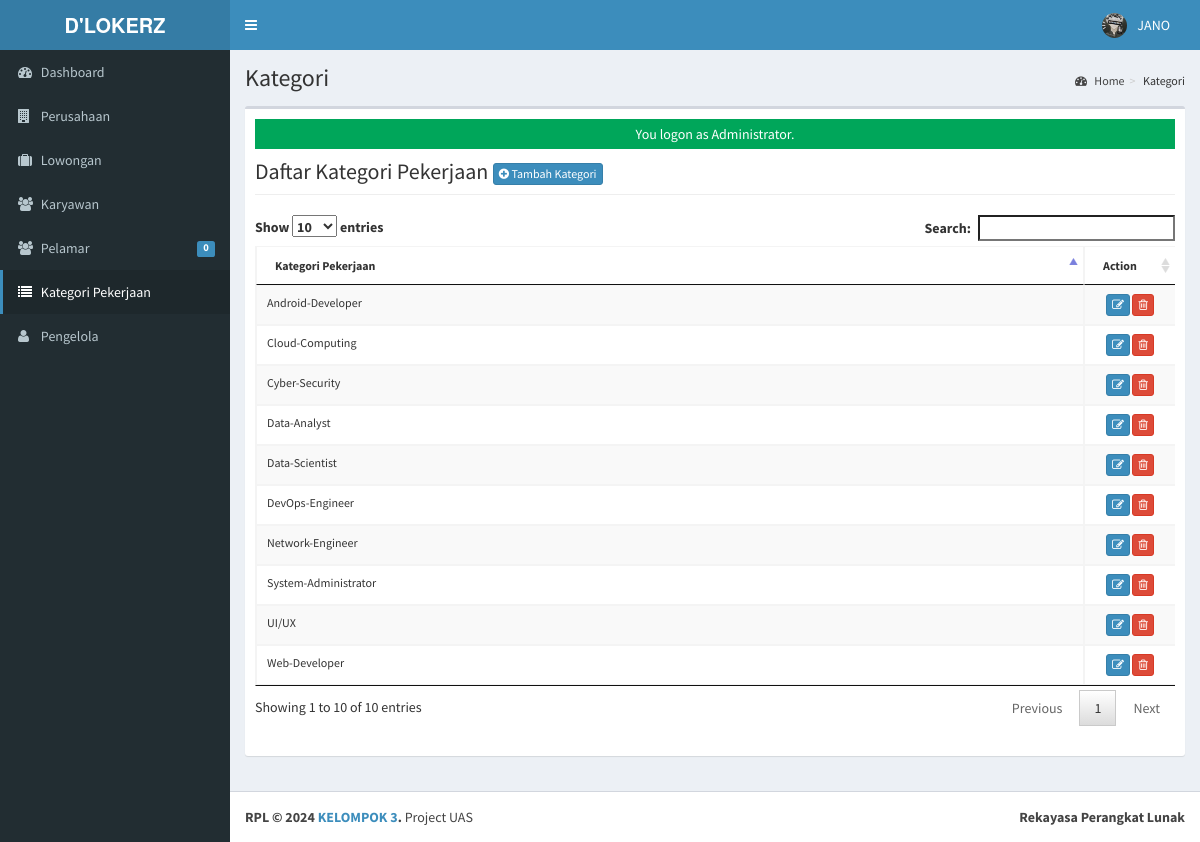
Screenshot of /admin/category/index.php (signed in) with the database file from the repository.
### tables this page shows
CREATE TABLE `tblusers` (
  `USERID` varchar(30) NOT NULL,
  `FULLNAME` varchar(40) NOT NULL,
  `USERNAME` varchar(90) NOT NULL,
  `PASS` varchar(90) NOT NULL,
  `ROLE` varchar(30) NOT NULL,
  `PICLOCATION` varchar(255) NOT NULL
);

CREATE TABLE `tblcategory` (
  `CATEGORYID` int(11) NOT NULL,
  `CATEGORY` varchar(90) NOT NULL
);

### admin/category/index.php (called while the page is built, shortened)
<?php
require_once("../../include/initialize.php");
$title="Kategori";
require_once ("../theme/templates.php");
?>

### include/database.php (called while the page is built, shortened)
<?php
class Database {
	var $sql_string = '';
	private $conn;
	public function open_connection() {
		$this->conn = mysqli_connect(server,user,pass);
		if(!$this->conn){
			echo "Problem in database connection! Contact administrator!";
			exit();
		}else{
			$db_select = mysqli_select_db($this->conn,database_name);
		}
	}
	function setQuery($sql='') {
		$this->sql_string=$sql;
	}
	function executeQuery() {
		$result = mysqli_query($this->conn,$this->sql_string);
		return $result;
	}
	private function confirm_query($result) {
		return $result;
	}
	function loadResultList( $key='' ) {
		$cur = $this->executeQuery();
		$array = array();
		while ($row = mysqli_fetch_object($cur)) {
			if ($key) {
				$array[$row->$key] = $row;
			} else {
				$array[] = $row;
			}
		}
		return $array;
	}
	function loadSingleResult() {
		$cur = $this->executeQuery();
		while ($row = mysqli_fetch_object($cur)) {
		return $data = $row;
		}
	}
}
$mydb = new Database();
?>

### include/accounts.php (called while the page is built, shortened)
<?php
require_once(LIB_PATH.DS.'database.php');
class User {
	protected static  $tblname = "tblusers";
	function single_user($id=""){
			global $mydb;
			$mydb->setQuery("SELECT * FROM ".self::$tblname."
				Where USERID= '{$id}' LIMIT 1");
			$cur = $mydb->loadSingleResult();
			return $cur;
	}
}
?>

### include/function.php (called while the page is built, shortened)
<?php
function currentpage(){
		$this_page = $_SERVER['SCRIPT_NAME'];
	    $bits = explode('/',$this_page);
		 return $bits[3];
	}
		?>

### admin/category/list.php (the view, shortened to what this page needs)
<div class="row">
      	 <div class="col-lg-12">
           <h1 class="page-header">Daftar Kategori Pekerjaan  <a href="index.php?view=add" class="btn btn-primary btn-xs  ">  <i class="fa fa-plus-circle fw-fa"></i> Tambah Kategori</a>  </h1>
      		</div>
  		 </div>
 		    <form action="controller.php?action=delete" Method="POST">
		     <div class="table-responsive">
			<table id="dash-table" class="table table-striped table-bordered table-hover"  style="font-size:12px" cellspacing="0">
			  <thead>
			  	<tr>
			  		<th>
			  		 Kategori Pekerjaan</th>
			  		 <th width="10%" align="center">Action</th>
			  	</tr>
			  </thead>
			  <tbody>
			  	<?php
			  		$mydb->setQuery("SELECT * FROM `tblcategory`");
			  		$cur = $mydb->loadResultList();
					foreach ($cur as $result) {
			  		echo '<tr>';
			  			echo '<td>' . $result->CATEGORY.'</td>';
			  		echo '<td align="center"><a title="Edit" href="index.php?view=edit&id='.$result->CATEGORYID.'" class="btn btn-primary btn-xs  ">  <span class="fa fa-edit fw-fa"></a>
			  		     <a title="Delete" href="controller.php?action=delete&id='.$result->CATEGORYID.'" class="btn btn-danger btn-xs  ">  <span class="fa  fa-trash-o fw-fa "></a></td>';
			  		echo '</tr>';
			  	}
			  	?>
			  </tbody>
			</table>
			</form>

### admin/theme/templates.php (shortened to what this page needs)
<!DOCTYPE html>
<html>
    <head>
        <link rel="stylesheet" href="<?php echo web_root;?>bootstrap/css/bootstrap.min.css">
        <link rel="stylesheet" href="<?php echo web_root;?>plugins/font-awesome/css/font-awesome.min.css">
        <link rel="stylesheet" href="<?php echo web_root;?>dist/css/AdminLTE.min.css">
        <link rel="stylesheet" href="<?php echo web_root;?>dist/css/skins/_all-skins.min.css">
        <link rel="stylesheet" href="<?php echo web_root;?>plugins/iCheck/flat/blue.css">
        <link rel="stylesheet" href="<?php echo web_root;?>plugins/morris/morris.css">
        <link rel="stylesheet" href="<?php echo web_root;?>plugins/jvectormap/jquery-jvectormap-1.2.2.css">
        <link href="<?php echo web_root; ?>plugins/datepicker/bootstrap-datetimepicker.min.css" rel="stylesheet" media="screen">
        <link rel="stylesheet" href="<?php echo web_root;?>plugins/dataTables/jquery.dataTables.min.css">
        <link rel="stylesheet" href="<?php echo web_root;?>plugins/bootstrap-wysihtml5/bootstrap3-wysihtml5.min.css">
    </head>
 <body class="hold-transition skin-blue fixed sidebar-mini">
<div class="wrapper">
  <header class="main-header">
    <a href="<?php echo web_root;?>/admin/" class="logo">
      <span class="logo-lg"><b>D'LOKERZ</b></span>
    </a>
    <nav class="navbar navbar-static-top" role="navigation">
      <a href="#" class="sidebar-toggle" data-toggle="offcanvas" role="button">
      </a>
      <div class="navbar-custom-menu">
        <ul class="nav navbar-nav">
          <?php
              $user = New User();
              $singleuser = $user->single_user($_SESSION['ADMIN_USERID']);
          ?>
          <li class="dropdown user user-menu" style="padding-right: 15px;"  >
            <a href="#" class="dropdown-toggle" data-toggle="dropdown">
              <img src="<?php echo web_root.'admin/user/'. $singleuser->PICLOCATION;?>" class="user-image" alt="User Image">
              <span class="hidden-xs"><?php echo $singleuser->FULLNAME; ?></span>
            </a>
          </li>
        </ul>
      </div>
    </nav>
  </header>
  <aside class="main-sidebar">
    <section class="sidebar">
      <ul class="sidebar-menu">
        <li  class="<?php echo (currentpage() == 'index.php') ? "active" : false;?>" >
          <a href="<?php echo web_root ;?>admin/">
            <i class="fa fa-dashboard"></i> <span>Dashboard</span>
          </a>
        </li>
        <li class="<?php echo (currentpage() == 'company') ? "active" : false;?>" >
          <a href="<?php echo web_root ;?>admin/company/">
            <i class="fa fa-building"></i> <span>Perusahaan</span>
          </a>
        </li>
        <li class="<?php echo (currentpage() == 'vacancy') ? "active" : false;?>" >
          <a href="<?php echo web_root ;?>admin/vacancy/">
            <i class="fa fa-suitcase"></i> <span>Lowongan</span>
          </a>
        </li>
        <li class="<?php echo (currentpage() == 'employee') ? "active" : false;?>" >
          <a href="<?php echo web_root ;?>admin/employee/">
            <i class="fa fa-users"></i> <span>Karyawan</span>
          </a>
        </li>
        <li class="<?php echo (currentpage() == 'applicants') ? "active" : false;?>" >
          <a href="<?php echo web_root ;?>admin/applicants/">
            <i class="fa fa-users"></i> <span>Pelamar</span>
            <span class="label label-primary pull-right">
              <?php
                $sql = "SELECT count(*) as 'APPL' FROM `tbljobregistration` WHERE `PENDINGAPPLICATION`=1";
                $mydb->setQuery($sql);
                $pending = $mydb->loadSingleResult();
                echo $pending->APPL;
              ?>
            </span>
          </a>
        </li>
        <li class="<?php echo (currentpage() == 'category') ? "active" : false;?>" >
          <a href="<?php echo web_root ;?>admin/category/">
            <i class="fa fa-list"></i> <span>Kategori Pekerjaan</span>
          </a>
        </li>
         <li class="<?php echo (currentpage() == 'user') ? "active" : false;?>">
          <a href="<?php echo web_root; ?>admin/user/">
            <i class="fa fa-user"></i> <span>Pengelola</span> </a>
        </li>
      </ul>
    </section>
  </aside>
  <div class="content-wrapper">
  <section class="content-header">
      <h1>
        <?php echo isset($title) ? $title : ''; ?>
      </h1>
      <ol class="breadcrumb">
        <?php
          if ($title!='Home') {
            $active_title = '';
            if (isset($_GET['view'])) {
              $active_title = '<li class='.$active_title.'><a href="index.php">'.$title.'</a></li>';
            }else{
              $active_title = '<li class='.$active_title.'>'.$title.'</li>';
            }
            echo '<li><a href='.web_root.'admin/><i class="fa fa-dashboard"></i> Home</a></li>';
            echo  $active_title;
          }
        ?>
      </ol>
    </section>
         <section class="content">
          <div class="row">
            <div class="col-xs-12">
              <div class="box">
                <div class="box-body">
              <?php
               require_once $content;
               ?>
             </div>
           </div>
         </div>
         </section>
 </div>
  <footer class="main-footer">
    <div class="pull-right hidden-xs">
      <b>Rekayasa Perangkat Lunak</b>
    </div>
    <strong>RPL &copy; 2024 <a href="#">KELOMPOK 3</a>.</strong> Project UAS
  </footer>
    </body>
</html>

### rows the page displays
tblusers: PICLOCATION (picture), FULLNAME "JANO"
tblcategory: CATEGORY "UI/UX"
tblcategory: CATEGORY "Android-Developer"
tblcategory: CATEGORY "Cyber-Security"
tblcategory: CATEGORY "Web-Developer"
tblcategory: CATEGORY "Cloud-Computing"
tblcategory: CATEGORY "Data-Analyst"
tblcategory: CATEGORY "Data-Scientist"
tblcategory: CATEGORY "DevOps-Engineer"
tblcategory: CATEGORY "Network-Engineer"
tblcategory: CATEGORY "System-Administrator"

### other values shown
$pending->APPL "0"
$title "Kategori"
$_SESSION['message'] "You logon as Administrator."
